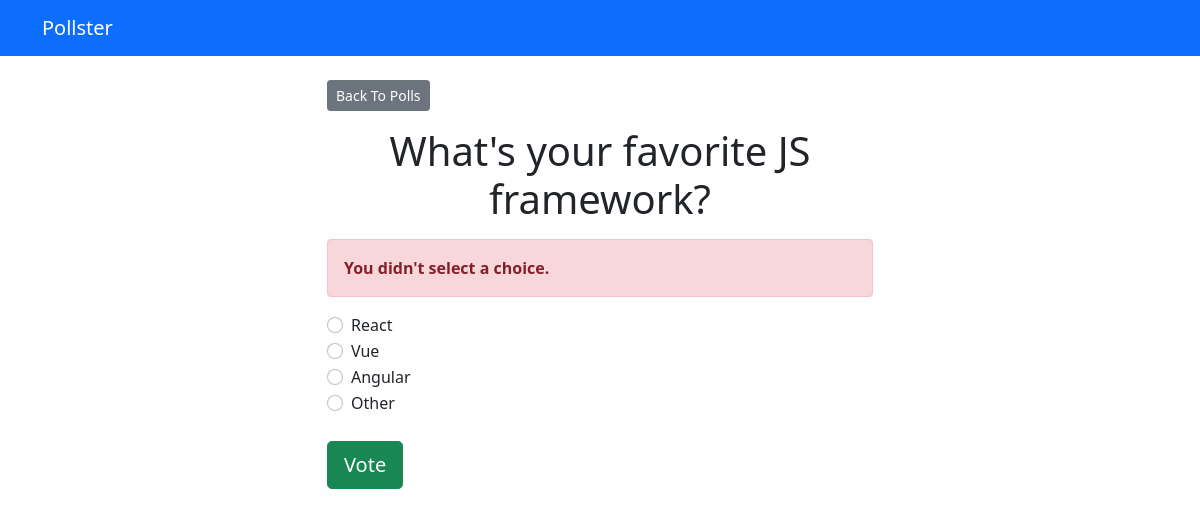
/polls/2/vote/, run on the app's committed database.
### polls/models.py (models this page shows, shortened)
class Question(models.Model):
    question_text = models.CharField(max_length=200)
    pub_date = models.DateTimeField("date published")

class Choice(models.Model):
    question = models.ForeignKey(Question, on_delete=CASCADE)
    choice_text = models.CharField(max_length=200)
    votes = models.IntegerField(default=0)

### polls/views.py (the view)
# urls.py: path("<int:question_id>/vote/", views.vote, name="vote"),
def vote(request, question_id):
    question = get_object_or_404(Question, pk=question_id)
    try:
        selected_choice = question.choice_set.get(pk=request.POST['choice'])
    except (KeyError, Choice.DoesNotExist):
        return render(request, 'polls/detail.html', {
            'question': question,
            'error_message': "You didn't select a choice.",
        })
    else:
        selected_choice.votes += 1
        selected_choice.save()
        return HttpResponseRedirect(reverse('polls:results', args=(question.id,)))

### templates/polls/detail.html
{% extends 'base.html' %} {% block content %}
<a class="btn btn-secondary btn-sm mb-3" href="{% url 'polls:index' %}">Back To Polls</a>
<h1 class="text-center mb-3">{{ question.question_text }}</h1>
{% if error_message %}
<p class="alert alert-danger">
    <strong>{{ error_message }}</strong>
</p>
{% endif %}
<form action="{% url 'polls:vote' question.id %}" method="post">
    {% csrf_token %} {% for choice in question.choice_set.all %}
    <div class="form-check">
        <input type="radio" name="choice" class="form-check-input" id="choice{{ forloop.counter }}" value="{{ choice.id }}" />
        <label for="choice{{ forloop.counter }}">{{ choice.choice_text }}</label
			>
		</div>
	{% endfor %}
	<input type="submit" value="Vote" class="btn btn-success btn-lg btn-block mt-4" />
</form>
{% endblock %}

### data on the page
Question: question_text "What's your favorite JS framework?"
Choice: choice_text "React"
Choice: choice_text "Vue"
Choice: choice_text "Angular"
Choice: choice_text "Other"

### other printed values
{{ error_message }} "You didn't select a choice."
